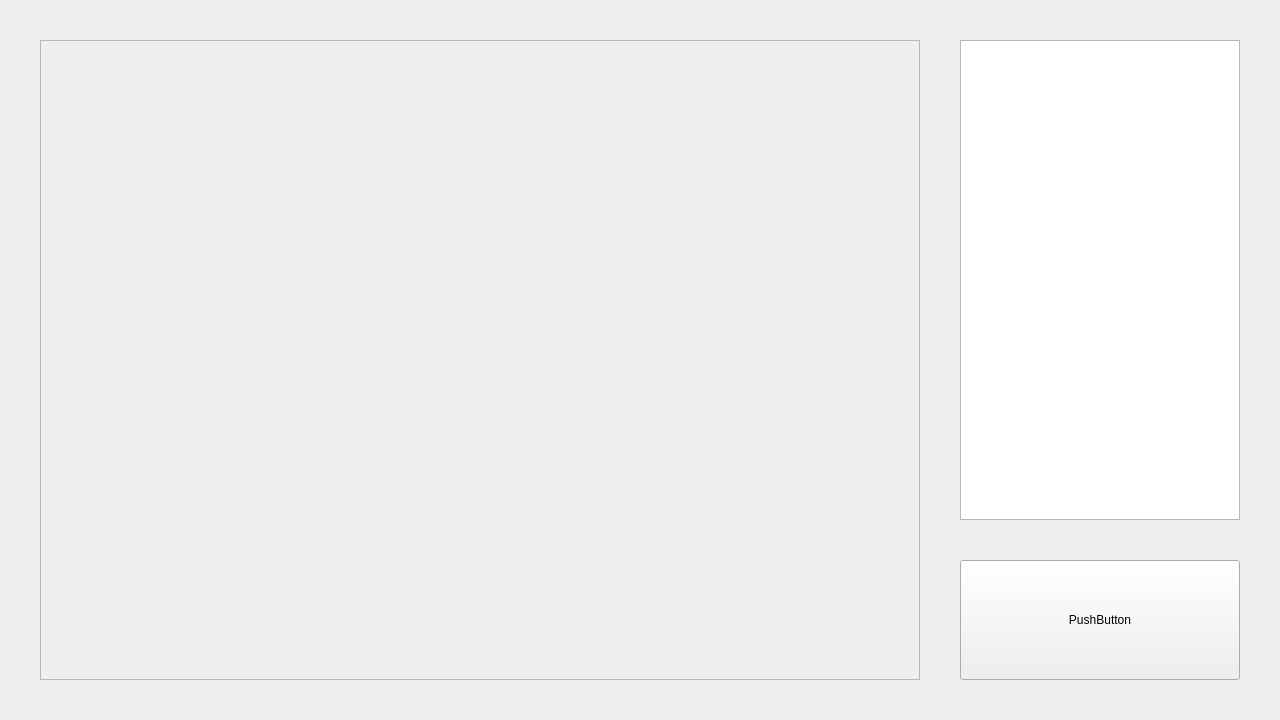
<?xml version="1.0" encoding="UTF-8"?>
<ui version="4.0">
 <class>Form</class>
 <widget class="QWidget" name="Form">
  <property name="geometry">
   <rect>
    <x>0</x>
    <y>0</y>
    <width>1280</width>
    <height>720</height>
   </rect>
  </property>
  <property name="windowTitle">
   <string>Form</string>
  </property>
  <widget class="QLabel" name="frame">
   <property name="geometry">
    <rect>
     <x>40</x>
     <y>40</y>
     <width>880</width>
     <height>640</height>
    </rect>
   </property>
   <property name="frameShape">
    <enum>QFrame::Shape::StyledPanel</enum>
   </property>
   <property name="frameShadow">
    <enum>QFrame::Shadow::Raised</enum>
   </property>
  </widget>
  <widget class="QPushButton" name="Complete">
   <property name="geometry">
    <rect>
     <x>960</x>
     <y>560</y>
     <width>280</width>
     <height>120</height>
    </rect>
   </property>
   <property name="text">
    <string>PushButton</string>
   </property>
  </widget>
  <widget class="QListWidget" name="listWidget">
   <property name="geometry">
    <rect>
     <x>960</x>
     <y>40</y>
     <width>280</width>
     <height>480</height>
    </rect>
   </property>
  </widget>
 </widget>
 <resources/>
 <connections/>
</ui>
